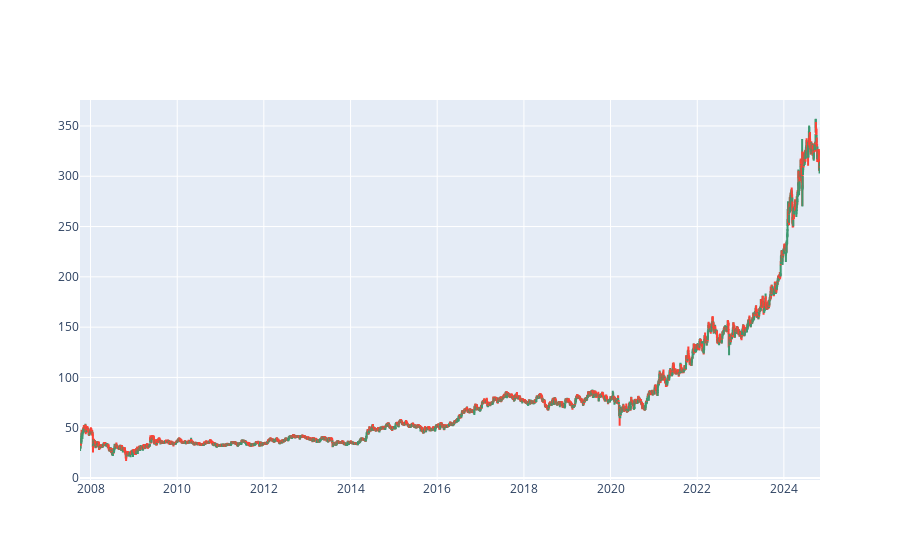

This figure's notebook cell:
### Code cell
# Candlesticks 
import plotly.graph_objects as go

fig = go.Figure(data=[go.Candlestick(x = data01['Date'], open = data01['Open'], 
                                    high = data01['High'],
                                    low = data01['Low'], 
                                    close = data01['Close'])])
fig.update_layout(xaxis_rangeslider_visible=False)
fig.show()

### Figure 1 — Plotly figure (JSON) as saved in the notebook; plotly's stock layout.template omitted (floating-point values rounded to 4 significant figures; data arrays with more than 128 entries replaced by an {"elided": "..."} marker saying what was removed)
{"data": [{"close": {"elided": "4209 str values"}, "high": {"elided": "4209 str values"}, "low": {"elided": "4209 str values"}, "open": {"elided": "4209 str values"}, "type": "candlestick", "x": {"elided": "4209 str values"}}], "layout": {"autosize": true, "xaxis": {"autorange": true, "range": ["2007-10-04 12:00", "2024-10-31 12:00"], "rangeslider": {"visible": false, "yaxis": {}}, "type": "date"}, "yaxis": {"autorange": true, "range": [-1.933, 375.8]}}}
